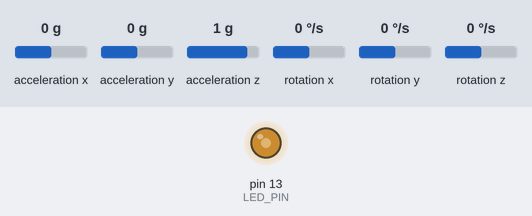
This sketch was run on a simulated Arduino Uno, built with avr-gcc and run on an emulated ATmega328P. On the bench: output pins drawn as LEDs (lit = HIGH). The test bench sets the inputs (shaded band); at power-on: acceleration x 0 g, acceleration y 0 g, acceleration z 1 g, rotation x 0 °/s, rotation y 0 °/s, rotation z 0 °/s. What the sketch prints to the serial monitor is not drawn.

Above: at 1.2 s.
1.3 s: acceleration x set to 0.5 g
4.3 s: acceleration x set to 0.8 g
6.1 s: acceleration y set to 0.8 g
9.1 s: acceleration z set to 0 g
12.1 s: acceleration y set to 0.5 g
Timing chart, 0 to 16.1 s (numbered marks = the images above; inputs shaded):
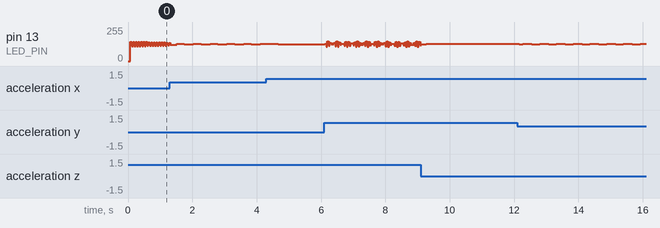

The sketch:

MPU6050_raw.ino
```cpp
// I2C device class (I2Cdev) demonstration Arduino sketch for MPU6050 class
// 10/7/2011 by Jeff Rowberg <jeff@rowberg.net>
// Updates should (hopefully) always be available at https://github.com/jrowberg/i2cdevlib
//
// Changelog:
//      2013-05-08 - added multiple output formats
//                 - added seamless Fastwire support
//      2011-10-07 - initial release

/* ============================================
I2Cdev device library code is placed under the MIT license
Copyright (c) 2011 Jeff Rowberg

Permission is hereby granted, free of charge, to any person obtaining a copy
of this software and associated documentation files (the "Software"), to deal
in the Software without restriction, including without limitation the rights
to use, copy, modify, merge, publish, distribute, sublicense, and/or sell
copies of the Software, and to permit persons to whom the Software is
furnished to do so, subject to the following conditions:

The above copyright notice and this permission notice shall be included in
all copies or substantial portions of the Software.

THE SOFTWARE IS PROVIDED "AS IS", WITHOUT WARRANTY OF ANY KIND, EXPRESS OR
IMPLIED, INCLUDING BUT NOT LIMITED TO THE WARRANTIES OF MERCHANTABILITY,
FITNESS FOR A PARTICULAR PURPOSE AND NONINFRINGEMENT. IN NO EVENT SHALL THE
AUTHORS OR COPYRIGHT HOLDERS BE LIABLE FOR ANY CLAIM, DAMAGES OR OTHER
LIABILITY, WHETHER IN AN ACTION OF CONTRACT, TORT OR OTHERWISE, ARISING FROM,
OUT OF OR IN CONNECTION WITH THE SOFTWARE OR THE USE OR OTHER DEALINGS IN
THE SOFTWARE.
===============================================
*/

// I2Cdev and MPU6050 must be installed as libraries, or else the .cpp/.h files
// for both classes must be in the include path of your project
#include "I2Cdev.h"
#include "MPU6050.h"

// Arduino Wire library is required if I2Cdev I2CDEV_ARDUINO_WIRE implementation
// is used in I2Cdev.h
#if I2CDEV_IMPLEMENTATION == I2CDEV_ARDUINO_WIRE
    #include "Wire.h"
#endif

// class default I2C address is 0x68
// specific I2C addresses may be passed as a parameter here
// AD0 low = 0x68 (default for InvenSense evaluation board)
// AD0 high = 0x69
MPU6050 accelgyro;
//MPU6050 accelgyro(0x69); // <-- use for AD0 high

int16_t ax, ay, az;
int16_t gx, gy, gz;


// uncomment "OUTPUT_READABLE_ACCELGYRO" if you want to see a tab-separated
// list of the accel X/Y/Z and then gyro X/Y/Z values in decimal. Easy to read,
// not so easy to parse, and slow(er) over UART.
#define OUTPUT_READABLE_ACCELGYRO

// uncomment "OUTPUT_BINARY_ACCELGYRO" to send all 6 axes of data as 16-bit
// binary, one right after the other. This is very fast (as fast as possible
// without compression or data loss), and easy to parse, but impossible to read
// for a human.
//#define OUTPUT_BINARY_ACCELGYRO


#define LED_PIN 13
bool blinkState = false;

void setup() {
    // join I2C bus (I2Cdev library doesn't do this automatically)
    #if I2CDEV_IMPLEMENTATION == I2CDEV_ARDUINO_WIRE
        Wire.begin();
    #elif I2CDEV_IMPLEMENTATION == I2CDEV_BUILTIN_FASTWIRE
        Fastwire::setup(400, true);
    #endif

    // initialize serial communication
    // (38400 chosen because it works as well at 8MHz as it does at 16MHz, but
    // it's really up to you depending on your project)
    Serial.begin(38400);

    // initialize device
    Serial.println("Initializing I2C devices...");
    accelgyro.initialize();

    // verify connection
    Serial.println("Testing device connections...");
    Serial.println(accelgyro.testConnection() ? "MPU6050 connection successful" : "MPU6050 connection failed");

    // use the code below to change accel/gyro offset values
    /*
    Serial.println("Updating internal sensor offsets...");
    // -76	-2359	1688	0	0	0
    Serial.print(accelgyro.getXAccelOffset()); Serial.print("\t"); // -76
    Serial.print(accelgyro.getYAccelOffset()); Serial.print("\t"); // -2359
    Serial.print(accelgyro.getZAccelOffset()); Serial.print("\t"); // 1688
    Serial.print(accelgyro.getXGyroOffset()); Serial.print("\t"); // 0
    Serial.print(accelgyro.getYGyroOffset()); Serial.print("\t"); // 0
    Serial.print(accelgyro.getZGyroOffset()); Serial.print("\t"); // 0
    Serial.print("\n");
    accelgyro.setXGyroOffset(220);
    accelgyro.setYGyroOffset(76);
    accelgyro.setZGyroOffset(-85);
    Serial.print(accelgyro.getXAccelOffset()); Serial.print("\t"); // -76
    Serial.print(accelgyro.getYAccelOffset()); Serial.print("\t"); // -2359
    Serial.print(accelgyro.getZAccelOffset()); Serial.print("\t"); // 1688
    Serial.print(accelgyro.getXGyroOffset()); Serial.print("\t"); // 0
    Serial.print(accelgyro.getYGyroOffset()); Serial.print("\t"); // 0
    Serial.print(accelgyro.getZGyroOffset()); Serial.print("\t"); // 0
    Serial.print("\n");
    */

    // configure Arduino LED for
    pinMode(LED_PIN, OUTPUT);
}

void loop() {
    // read raw accel/gyro measurements from device
    accelgyro.getMotion6(&ax, &ay, &az, &gx, &gy, &gz);

    // these methods (and a few others) are also available
    //accelgyro.getAcceleration(&ax, &ay, &az);
    //accelgyro.getRotation(&gx, &gy, &gz);

    #ifdef OUTPUT_READABLE_ACCELGYRO
        // display tab-separated accel/gyro x/y/z values
        Serial.print("a/g:\t");
        Serial.print(ax); Serial.print("\t");
        Serial.print(ay); Serial.print("\t");
        Serial.print(az); Serial.print("\t");
        Serial.print(gx); Serial.print("\t");
        Serial.print(gy); Serial.print("\t");
        Serial.println(gz);
    #endif

    #ifdef OUTPUT_BINARY_ACCELGYRO
        Serial.write((uint8_t)(ax >> 8)); Serial.write((uint8_t)(ax & 0xFF));
        Serial.write((uint8_t)(ay >> 8)); Serial.write((uint8_t)(ay & 0xFF));
        Serial.write((uint8_t)(az >> 8)); Serial.write((uint8_t)(az & 0xFF));
        Serial.write((uint8_t)(gx >> 8)); Serial.write((uint8_t)(gx & 0xFF));
        Serial.write((uint8_t)(gy >> 8)); Serial.write((uint8_t)(gy & 0xFF));
        Serial.write((uint8_t)(gz >> 8)); Serial.write((uint8_t)(gz & 0xFF));
    #endif

    // blink LED to indicate activity
    blinkState = !blinkState;
    digitalWrite(LED_PIN, blinkState);
}
```

DualVNH5019MotorShield.cpp
```cpp
#include "DualVNH5019MotorShield.h"

// Constructors ////////////////////////////////////////////////////////////////

DualVNH5019MotorShield::DualVNH5019MotorShield()
{
  //Pin map
  _INA1 = 2;
  _INB1 = 4;
  _EN1DIAG1 = 6;
  _CS1 = A0;
  _INA2 = 7;
  _INB2 = 8;
  _EN2DIAG2 = 12;
  _CS2 = A1;
}

DualVNH5019MotorShield::DualVNH5019MotorShield(unsigned char INA1, unsigned char INB1, unsigned char EN1DIAG1, unsigned char CS1,
                                               unsigned char INA2, unsigned char INB2, unsigned char EN2DIAG2, unsigned char CS2)
{
  //Pin map
  //PWM1 and PWM2 cannot be remapped because the library assumes PWM is on timer1
  _INA1 = INA1;
  _INB1 = INB1;
  _EN1DIAG1 = EN1DIAG1;
  _CS1 = CS1;
  _INA2 = INA2;
  _INB2 = INB2;
  _EN2DIAG2 = EN2DIAG2;
  _CS2 = CS2;
}

// Public Methods //////////////////////////////////////////////////////////////
void DualVNH5019MotorShield::init()
{
// Define pinMode for the pins and set the frequency for timer1.

  pinMode(_INA1,OUTPUT);
  pinMode(_INB1,OUTPUT);
  pinMode(_PWM1,OUTPUT);
  pinMode(_EN1DIAG1,INPUT);
  pinMode(_CS1,INPUT);
  pinMode(_INA2,OUTPUT);
  pinMode(_INB2,OUTPUT);
  pinMode(_PWM2,OUTPUT);
  pinMode(_EN2DIAG2,INPUT);
  pinMode(_CS2,INPUT);
  #if defined(__AVR_ATmega168__)|| defined(__AVR_ATmega328P__) || defined(__AVR_ATmega32U4__)
  // Timer 1 configuration
  // prescaler: clockI/O / 1
  // outputs enabled
  // phase-correct PWM
  // top of 400
  //
  // PWM frequency calculation
  // 16MHz / 1 (prescaler) / 2 (phase-correct) / 400 (top) = 20kHz
  TCCR1A = 0b10100000;
  TCCR1B = 0b00010001;
  ICR1 = 400;
  #endif
}
// Set speed for motor 1, speed is a number betwenn -400 and 400
void DualVNH5019MotorShield::setM1Speed(int speed)
{
  unsigned char reverse = 0;

  if (speed < 0)
  {
    speed = -speed;  // Make speed a positive quantity
    reverse = 1;  // Preserve the direction
  }
  if (speed > 400)  // Max PWM dutycycle
    speed = 400;
  #if defined(__AVR_ATmega168__)|| defined(__AVR_ATmega328P__) || defined(__AVR_ATmega32U4__)
  OCR1A = speed;
  #else
  analogWrite(_PWM1,speed * 51 / 80); // default to using analogWrite, mapping 400 to 255
  #endif
  if (speed == 0)
  {
    digitalWrite(_INA1,LOW);   // Make the motor coast no
    digitalWrite(_INB1,LOW);   // matter which direction it is spinning.
  }
  else if (reverse)
  {
    digitalWrite(_INA1,LOW);
    digitalWrite(_INB1,HIGH);
  }
  else
  {
    digitalWrite(_INA1,HIGH);
    digitalWrite(_INB1,LOW);
  }
}

// Set speed for motor 2, speed is a number betwenn -400 and 400
void DualVNH5019MotorShield::setM2Speed(int speed)
{
  unsigned char reverse = 0;

  if (speed < 0)
  {
    speed = -speed;  // make speed a positive quantity
    reverse = 1;  // preserve the direction
  }
  if (speed > 400)  // Max
    speed = 400;
  #if defined(__AVR_ATmega168__)|| defined(__AVR_ATmega328P__) || defined(__AVR_ATmega32U4__)
  OCR1B = speed;
  #else
  analogWrite(_PWM2,speed * 51 / 80); // default to using analogWrite, mapping 400 to 255
  #endif
  if (speed == 0)
  {
    digitalWrite(_INA2,LOW);   // Make the motor coast no
    digitalWrite(_INB2,LOW);   // matter which direction it is spinning.
  }
  else if (reverse)
  {
    digitalWrite(_INA2,LOW);
    digitalWrite(_INB2,HIGH);
  }
  else
  {
    digitalWrite(_INA2,HIGH);
    digitalWrite(_INB2,LOW);
  }
}

// Set speed for motor 1 and 2
void DualVNH5019MotorShield::setSpeeds(int m1Speed, int m2Speed)
{
  setM1Speed(m1Speed);
  setM2Speed(m2Speed);
}

// Brake motor 1, brake is a number between 0 and 400
void DualVNH5019MotorShield::setM1Brake(int brake)
{
  // normalize brake
  if (brake < 0)
  {
    brake = -brake;
  }
  if (brake > 400)  // Max brake
    brake = 400;
  digitalWrite(_INA1, LOW);
  digitalWrite(_INB1, LOW);
  #if defined(__AVR_ATmega168__)|| defined(__AVR_ATmega328P__) || defined(__AVR_ATmega32U4__)
  OCR1A = brake;
  #else
  analogWrite(_PWM1,brake * 51 / 80); // default to using analogWrite, mapping 400 to 255
  #endif
}

// Brake motor 2, brake is a number between 0 and 400
void DualVNH5019MotorShield::setM2Brake(int brake)
{
  // normalize brake
  if (brake < 0)
  {
    brake = -brake;
  }
  if (brake > 400)  // Max brake
    brake = 400;
  digitalWrite(_INA2, LOW);
  digitalWrite(_INB2, LOW);
  #if defined(__AVR_ATmega168__)|| defined(__AVR_ATmega328P__) || defined(__AVR_ATmega32U4__)
  OCR1B = brake;
  #else
  analogWrite(_PWM2,brake * 51 / 80); // default to using analogWrite, mapping 400 to 255
  #endif
}

// Brake motor 1 and 2, brake is a number between 0 and 400
void DualVNH5019MotorShield::setBrakes(int m1Brake, int m2Brake)
{
  setM1Brake(m1Brake);
  setM2Brake(m2Brake);
}

// Return motor 1 current value in milliamps.
unsigned int DualVNH5019MotorShield::getM1CurrentMilliamps()
{
  // 5V / 1024 ADC counts / 144 mV per A = 34 mA per count
  return analogRead(_CS1) * 34;
}

// Return motor 2 current value in milliamps.
unsigned int DualVNH5019MotorShield::getM2CurrentMilliamps()
{
  // 5V / 1024 ADC counts / 144 mV per A = 34 mA per count
  return analogRead(_CS2) * 34;
}

// Return error status for motor 1
unsigned char DualVNH5019MotorShield::getM1Fault()
{
  return !digitalRead(_EN1DIAG1);
}

// Return error status for motor 2
unsigned char DualVNH5019MotorShield::getM2Fault()
{
  return !digitalRead(_EN2DIAG2);
}
```

DualVNH5019MotorShield.h
```cpp
#ifndef DualVNH5019MotorShield_h
#define DualVNH5019MotorShield_h

#include <Arduino.h>

class DualVNH5019MotorShield
{
  public:
    // CONSTRUCTORS
    DualVNH5019MotorShield(); // Default pin selection.
    DualVNH5019MotorShield(unsigned char INA1, unsigned char INB1, unsigned char EN1DIAG1, unsigned char CS1,
                           unsigned char INA2, unsigned char INB2, unsigned char EN2DIAG2, unsigned char CS2); // User-defined pin selection.

    // PUBLIC METHODS
    void init(); // Initialize TIMER 1, set the PWM to 20kHZ.
    void setM1Speed(int speed); // Set speed for M1.
    void setM2Speed(int speed); // Set speed for M2.
    void setSpeeds(int m1Speed, int m2Speed); // Set speed for both M1 and M2.
    void setM1Brake(int brake); // Brake M1.
    void setM2Brake(int brake); // Brake M2.
    void setBrakes(int m1Brake, int m2Brake); // Brake both M1 and M2.
    unsigned int getM1CurrentMilliamps(); // Get current reading for M1.
    unsigned int getM2CurrentMilliamps(); // Get current reading for M2.
    unsigned char getM1Fault(); // Get fault reading from M1.
    unsigned char getM2Fault(); // Get fault reading from M2.

  private:
    unsigned char _INA1;
    unsigned char _INB1;
    static const unsigned char _PWM1 = 9;
    unsigned char _EN1DIAG1;
    unsigned char _CS1;
    unsigned char _INA2;
    unsigned char _INB2;
    static const unsigned char _PWM2 = 10;
    unsigned char _EN2DIAG2;
    unsigned char _CS2;

};

#endif
```

Measured:
- after the input at 12.1 s, pin 13 (LED_PIN): 130/255 → 124/255 after 0.06 s, then repeats every 0.52 s: 131/255 0.28 s, 124/255 0.24 s
